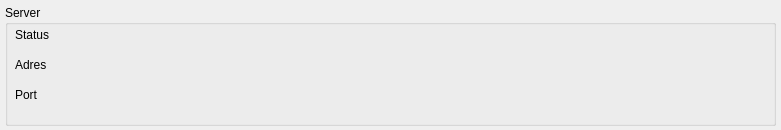
<?xml version="1.0" encoding="UTF-8"?>
<ui version="4.0">
 <class>w_ServerInformationsWidget</class>
 <widget class="QWidget" name="w_ServerInformationsWidget">
  <property name="geometry">
   <rect>
    <x>0</x>
    <y>0</y>
    <width>781</width>
    <height>130</height>
   </rect>
  </property>
  <property name="windowTitle">
   <string>Form</string>
  </property>
  <widget class="QGroupBox" name="groupBox">
   <property name="geometry">
    <rect>
     <x>5</x>
     <y>5</y>
     <width>771</width>
     <height>121</height>
    </rect>
   </property>
   <property name="title">
    <string>Server</string>
   </property>
   <widget class="QLabel" name="l_serverStatus">
    <property name="geometry">
     <rect>
      <x>10</x>
      <y>15</y>
      <width>80</width>
      <height>30</height>
     </rect>
    </property>
    <property name="text">
     <string>Status</string>
    </property>
   </widget>
   <widget class="QLabel" name="l_address">
    <property name="geometry">
     <rect>
      <x>10</x>
      <y>45</y>
      <width>80</width>
      <height>30</height>
     </rect>
    </property>
    <property name="text">
     <string>Adres</string>
    </property>
   </widget>
   <widget class="QLabel" name="l_port">
    <property name="geometry">
     <rect>
      <x>10</x>
      <y>75</y>
      <width>80</width>
      <height>30</height>
     </rect>
    </property>
    <property name="text">
     <string>Port</string>
    </property>
   </widget>
   <widget class="QLabel" name="f_serverStatus">
    <property name="geometry">
     <rect>
      <x>90</x>
      <y>15</y>
      <width>400</width>
      <height>30</height>
     </rect>
    </property>
    <property name="text">
     <string/>
    </property>
   </widget>
   <widget class="QLabel" name="f_address">
    <property name="geometry">
     <rect>
      <x>90</x>
      <y>45</y>
      <width>400</width>
      <height>30</height>
     </rect>
    </property>
    <property name="text">
     <string/>
    </property>
   </widget>
   <widget class="QLabel" name="f_port">
    <property name="geometry">
     <rect>
      <x>90</x>
      <y>75</y>
      <width>400</width>
      <height>30</height>
     </rect>
    </property>
    <property name="text">
     <string/>
    </property>
   </widget>
  </widget>
 </widget>
 <resources/>
 <connections/>
</ui>
